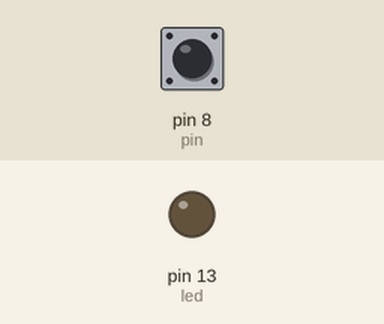
A sketch run on a simulated Arduino Uno, built with avr-gcc and run on an emulated ATmega328P. On the bench: output pins drawn as LEDs (lit = HIGH). Dashed ring = blinking. Inputs (shaded band) come from the test bench; at power-on: pin 8 (pin) LOW.

Above: at 1.2 s.
1.3 s: pin 8 (pin) pulsed HIGH 5 times (0.12 s each, 0.3 s apart)
At 1.75 s:
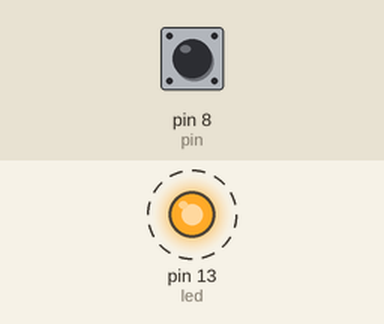
4.3 s: pin 8 (pin) driven HIGH
At 5.3 s:
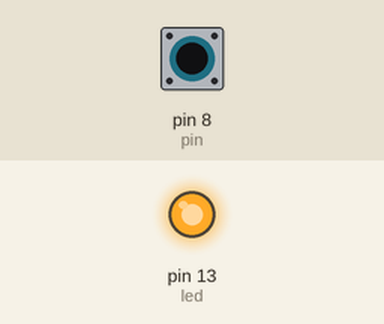
Timing chart, 0 to 7.3 s (numbered marks = the images above; inputs shaded):
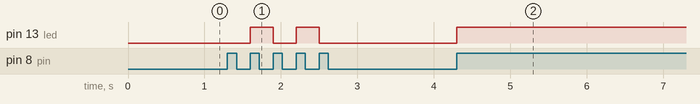

The sketch:

Turn_on_Led_with_switch.ino
```cpp
int led = 13;
int pin = 8;

int flag = 1;
int buttonState = LOW;

void setup() {
  pinMode(led, OUTPUT);
  pinMode(pin, INPUT);
}
void loop () {

  int currentState = digitalRead(pin);

  if (currentState == HIGH && buttonState == LOW) {

    if (flag == 0) {
      digitalWrite(led, HIGH);
      flag = 1;
    } else {
      digitalWrite(led, LOW);
      flag = 0;
    }
  }
  buttonState = currentState;
}
```

Measured:
- after the input at 1.3 s, pin 13 (led): alternates HIGH for 0.30 s and LOW for 0.30 s, 4 changes in all, then stays LOW, starting after 0.30 s
- after the input at 4.3 s, pin 13 (led): LOW → HIGH at once
